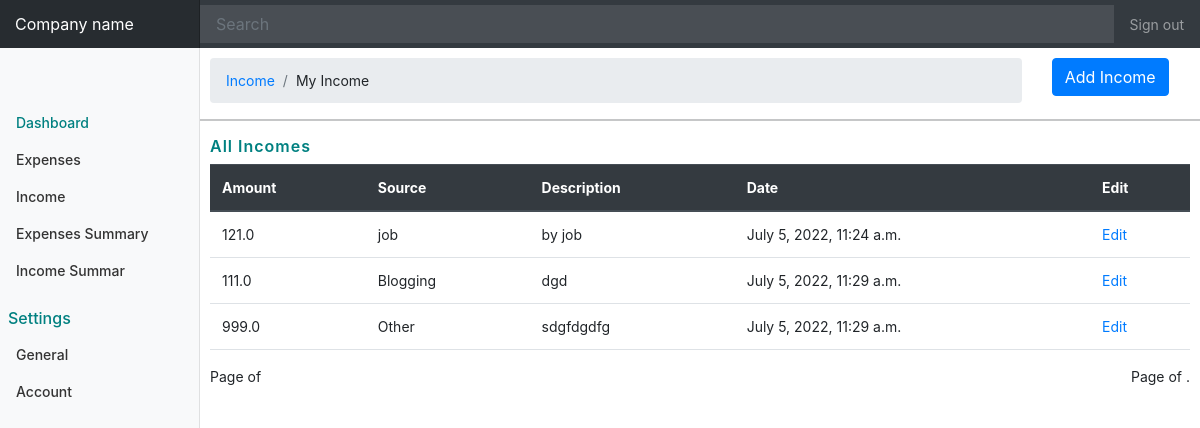
The app's page /income/my_income (signed in), older data.
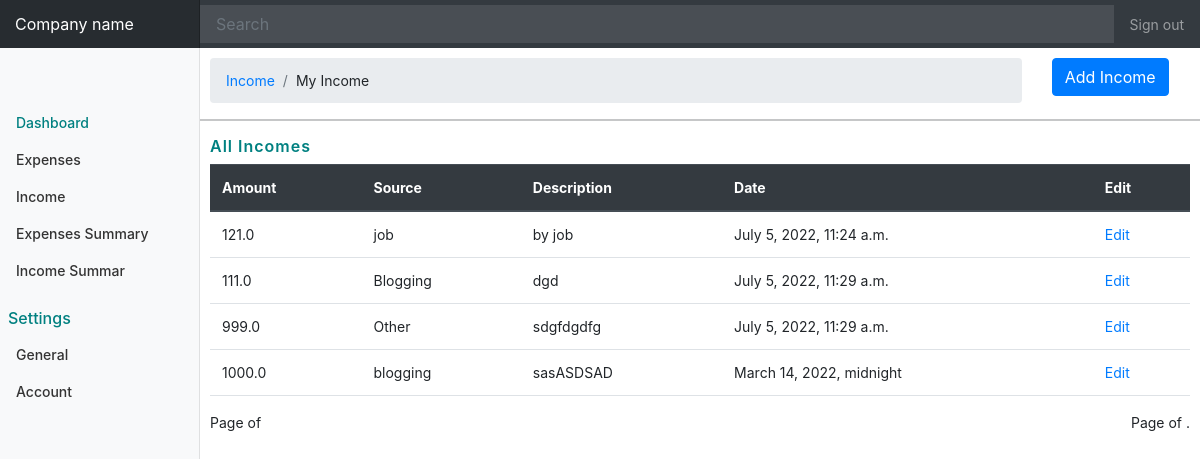
The same page, newer data.
### userincome/models.py (models this page shows, shortened)
class AddIncome(models.Model):
    income_amount= models.FloatField()
    date= models.DateTimeField()
    income_desc= models.TextField()
    owner= models.ForeignKey(to=User, on_delete=models.CASCADE)
    income_source= models.CharField(max_length=255)

### userincome/views.py (the view, shortened to what this page needs)
# urls.py: path('my_income', views.income_index, name="user_income_index"),
def income_index(request):
  if not request.user.is_authenticated:
        return redirect ('user_log')
  current_user= request.user
  print(current_user)
  income_data= AddIncome.objects.filter(owner=current_user)
  user_income={
    'income_data': income_data
  }
  paginator= Paginator(income_data, 2)
  page_number= request.GET.get('page')
  page_obj = Paginator.get_page(paginator, page_number)
  print(page_obj)
  return render(request, 'income/index.html', user_income)

### templates/income/index.html (shortened to what this page needs)
{% extends 'bash.html' %}
{% block content %}
<div class="row">
  <div class="col-md-10">
    <nav aria-label="breadcrumb" class="nav_navigarion">
      <ol class="breadcrumb">
        <li class="breadcrumb-item"><a href="#">Income</a></li>
        <li class="breadcrumb-item">My Income</< /li>
      </ol>
    </nav>
  </div>
  <div class="col-md-2">
    <button type="button" class="btn btn-primary" data-toggle="modal" data-target="#exampleModal">
      Add Income
    </button>
  </div>
  <hr>
</div>
<div class="all_expences">
  <h6>All Incomes</h6>
</div>
<table class="table">
  <thead class="thead-dark">
    <tr>
      <th scope="col">Amount</th>
      <th scope="col">Source</th>
      <th scope="col">Description</th>
      <th scope="col">Date</th>
      <th scope="col">Edit</th>
    </tr>
  </thead>
  <tbody>
    {% for income in income_data %}
    <tr>
      <td>{{income.income_amount}}</td>
      <td>{{income.income_source}}</td>
      <td>{{income.income_desc}}</td>
      <td>{{income.date}}</td>
      <td><a href="{% url 'edit_income' income.id %}">Edit</a></td>
    </tr>
    {% endfor %}
  </tbody>
</table>
<div class="paginator" style="display: flex; justify-content: space-between;">
  <div>
    <span>
      Page {{ page_obj.number }} of {{ page_obj.paginator.num_pages }}
    </span>
  </div>
  <div>
    <div class="pagination">
      <span class="step-links">
        <span class="current">
          Page {{ page_obj.number }} of {{ page_obj.paginator.num_pages }}.
        </span>
      </span>
    </div>
  </div>
</div>
</div>
{% endblock %}

Row changes from the older to the newer data that the page shows:
added AddIncome: income_amount "1000.0", income_source "blogging", income_desc "sasASDSAD", date "March 14, 2022, midnight"
